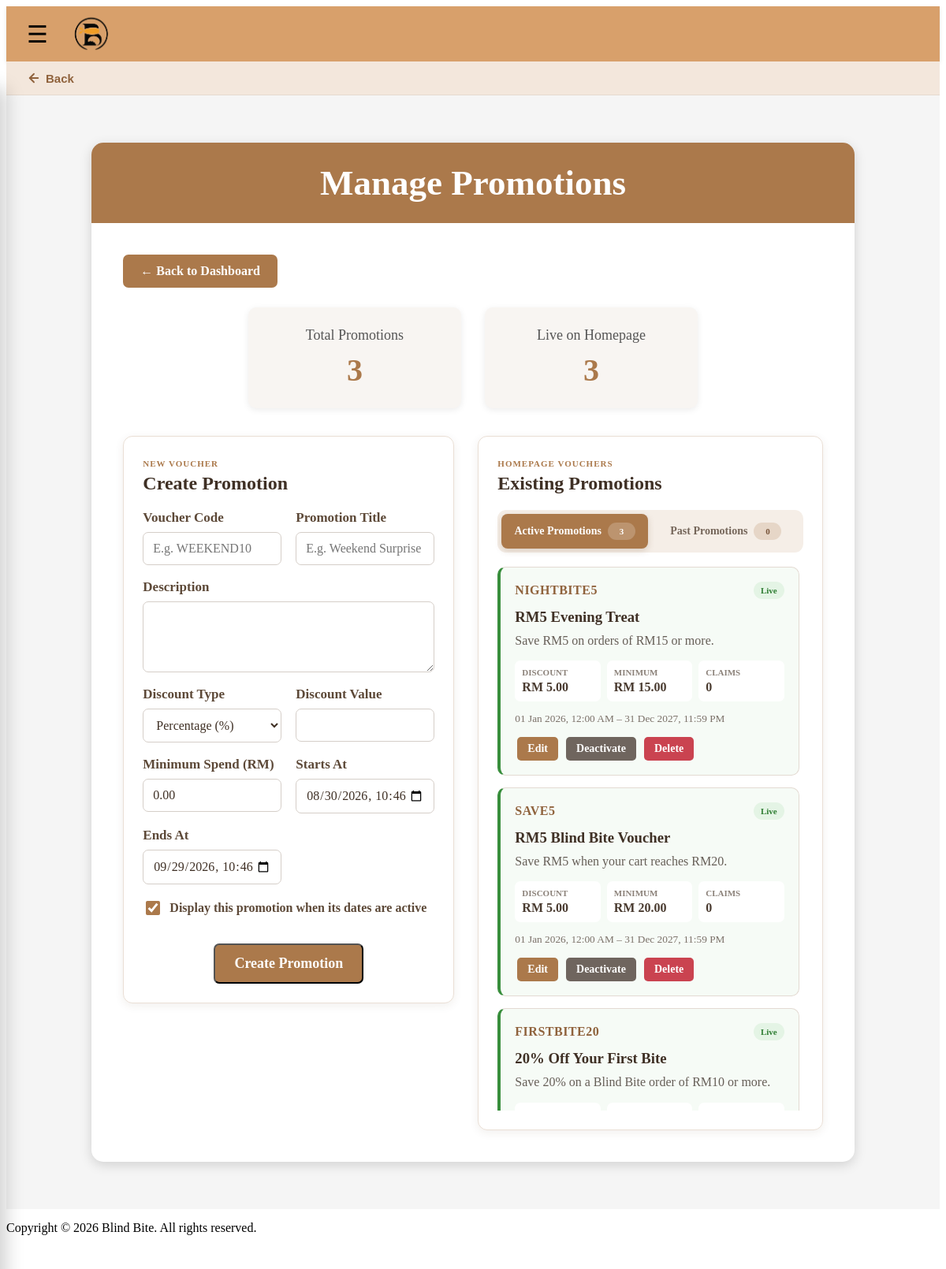
The app's page /admin/promotions.php (signed in) with its own data.
### tables this page shows
CREATE TABLE promotions (
    promotion_id INT AUTO_INCREMENT PRIMARY KEY,
    code VARCHAR(40) NOT NULL UNIQUE,
    title VARCHAR(120) NOT NULL,
    description VARCHAR(255) NOT NULL,
    discount_type ENUM('Percentage', 'Fixed') NOT NULL,
    discount_value DECIMAL(10,2) NOT NULL,
    minimum_spend DECIMAL(10,2) NOT NULL DEFAULT 0,
    starts_at DATETIME NOT NULL,
    ends_at DATETIME NOT NULL,
    is_active TINYINT(1) NOT NULL DEFAULT 1,
    created_at TIMESTAMP DEFAULT CURRENT_TIMESTAMP
);

### admin/promotions.php (the view, shortened to what this page needs)
<?php
include '../config/db_connect.php';
$form = [
    'promotion_id' => 0,
    'code' => '',
    'title' => '',
    'description' => '',
    'discount_type' => 'Percentage',
    'discount_value' => '',
    'minimum_spend' => '0.00',
    'starts_at' => date('Y-m-d\TH:i'),
    'ends_at' => date('Y-m-d\TH:i', strtotime('+30 days')),
    'is_active' => 1,
];
$promotionResult = $conn->query(
    'SELECT promotions.*, COUNT(user_vouchers.user_voucher_id) AS claim_count
     FROM promotions
     LEFT JOIN user_vouchers ON user_vouchers.promotion_id = promotions.promotion_id
     GROUP BY promotions.promotion_id
     ORDER BY promotions.created_at DESC, promotions.promotion_id DESC'
);
$activePromotionRows = [];
$pastPromotionRows = [];
$livePromotionCount = 0;
$now = time();
while ($promotionResult && $promotion = $promotionResult->fetch_assoc()) {
    $startsTimestamp = strtotime($promotion['starts_at']);
    $endsTimestamp = strtotime($promotion['ends_at']);
    $isEnabled = (int) $promotion['is_active'] === 1;
    $isLive = $isEnabled && $now >= $startsTimestamp && $now <= $endsTimestamp;
    $isCurrent = $isEnabled && $now <= $endsTimestamp;
    if ($isLive) {
        $promotion['display_status'] = 'Live';
        $livePromotionCount++;
    } elseif ($isCurrent && $now < $startsTimestamp) {
        $promotion['display_status'] = 'Scheduled';
    } elseif (!$isEnabled) {
        $promotion['display_status'] = 'Inactive';
    } else {
        $promotion['display_status'] = 'Ended';
    }
    $promotion['is_live'] = $isLive;
    if ($isCurrent) {
        $activePromotionRows[] = $promotion;
    } else {
        $pastPromotionRows[] = $promotion;
    }
}
$totalPromotions = count($activePromotionRows) + count($pastPromotionRows);
$activePromotions = $livePromotionCount;
$promotionGroups = [
    'active' => $activePromotionRows,
    'past' => $pastPromotionRows,
];
include '../includes/header.php';
include '../includes/adminNavigation.php';
?>
<link rel="stylesheet" href="<?php echo BASE_URL; ?>/css/admin.css?v=<?php echo filemtime(__DIR__ . '/../css/admin.css'); ?>">
<section class="admin-page promotion-admin-page">
    <div class="admin-card">
        <div class="admin-header">
            <h1>Manage Promotions</h1>
        </div>
        <div class="admin-body">
            <div class="restaurant-page-actions promotion-page-actions">
                <a href="dashboard.php" class="admin-action-btn add-btn">← Back to Dashboard</a>
            </div>
            <div class="admin-stats promotion-summary">
                <div class="stat-card">
                    <span class="stat-label">Total Promotions</span>
                    <span class="stat-number"><?php echo $totalPromotions; ?></span>
                </div>
                <div class="stat-card">
                    <span class="stat-label">Live on Homepage</span>
                    <span class="stat-number"><?php echo $activePromotions; ?></span>
                </div>
            </div>
            <div class="promotion-admin-layout">
                <section class="promotion-editor" aria-labelledby="promotionFormTitle">
                    <div class="promotion-section-heading">
                        <span><?php echo $form['promotion_id'] ? 'Update voucher' : 'New voucher'; ?></span>
                        <h2 id="promotionFormTitle">
                            <?php echo $form['promotion_id'] ? 'Edit Promotion' : 'Create Promotion'; ?>
                        </h2>
                    </div>
                    <form method="POST" action="promotions.php" class="promotion-form">
                        <div class="form-group">
                            <label for="code">Voucher Code</label>
                            <input id="code" name="code" type="text" maxlength="40" pattern="[A-Za-z0-9_-]{3,40}" value="<?php echo htmlspecialchars($form['code']); ?>" placeholder="E.g. WEEKEND10" required>
                        </div>
                        <div class="form-group">
                            <label for="title">Promotion Title</label>
                            <input id="title" name="title" type="text" minlength="3" maxlength="120" value="<?php echo htmlspecialchars($form['title']); ?>" placeholder="E.g. Weekend Surprise" required>
                        </div>
                        <div class="form-group form-full">
                            <label for="description">Description</label>
                            <textarea id="description" name="description" minlength="5" maxlength="255" required><?php echo htmlspecialchars($form['description']); ?></textarea>
                        </div>
                        <div class="form-group">
                            <label for="discount_type">Discount Type</label>
                            <select id="discount_type" name="discount_type" required>
                                <option value="Percentage" <?php echo $form['discount_type'] === 'Percentage' ? 'selected' : ''; ?>>Percentage (%)</option>
                            </select>
                        </div>
                        <div class="form-group">
                            <label for="discount_value">Discount Value</label>
                            <input id="discount_value" name="discount_value" type="number" min="0.01" max="99999999.99" step="0.01" value="<?php echo htmlspecialchars((string) $form['discount_value']); ?>" required>
                        </div>
                        <div class="form-group">
                            <label for="minimum_spend">Minimum Spend (RM)</label>
                            <input id="minimum_spend" name="minimum_spend" type="number" min="0" max="99999999.99" step="0.01" value="<?php echo htmlspecialchars((string) $form['minimum_spend']); ?>" required>
                        </div>
                        <div class="form-group">
                            <label for="starts_at">Starts At</label>
                            <input id="starts_at" name="starts_at" type="datetime-local" value="<?php echo htmlspecialchars($form['starts_at']); ?>" required>
                        </div>
                        <div class="form-group">
                            <label for="ends_at">Ends At</label>
                            <input id="ends_at" name="ends_at" type="datetime-local" value="<?php echo htmlspecialchars($form['ends_at']); ?>" required>
                        </div>
                        <label class="promotion-active-check">
                            <input type="checkbox" name="is_active" value="1" <?php echo $form['is_active'] ? 'checked' : ''; ?>>
                            Display this promotion when its dates are active
                        </label>
                        <div class="restaurant-form-actions form-full">
                            <button type="submit" class="admin-action-btn add-btn">
                                <?php echo $form['promotion_id'] ? 'Save Changes' : 'Create Promotion'; ?>
                            </button>
                        </div>
                    </form>
                </section>
                <section class="promotion-list-section" aria-labelledby="promotionListTitle">
                    <div class="promotion-section-heading">
                        <span>Homepage vouchers</span>
                        <h2 id="promotionListTitle">Existing Promotions</h2>
                    </div>
                    <div class="admin-promotion-tabs" role="tablist" aria-label="Promotion categories">
                        <button type="button" class="admin-promotion-tab is-active" id="activePromotionTab" role="tab" aria-selected="true" aria-controls="activePromotionPanel">
                            Active Promotions
                            <span><?php echo count($activePromotionRows); ?></span>
                        </button>
                        <button type="button" class="admin-promotion-tab" id="pastPromotionTab" role="tab" aria-selected="false" aria-controls="pastPromotionPanel">
                            Past Promotions
                            <span><?php echo count($pastPromotionRows); ?></span>
                        </button>
                    </div>
                    <div class="admin-promotion-panels">
                        <?php foreach ($promotionGroups as $groupName => $promotions) : ?>
                            <?php $isActiveGroup = $groupName === 'active'; ?>
                            <div
                                class="admin-promotion-panel"
                                id="<?php echo $isActiveGroup ? 'activePromotionPanel' : 'pastPromotionPanel'; ?>"
                                role="tabpanel"
                                aria-labelledby="<?php echo $isActiveGroup ? 'activePromotionTab' : 'pastPromotionTab'; ?>"
                                <?php echo $isActiveGroup ? '' : 'hidden'; ?>>
                                <div class="admin-promotion-list">
                                    <?php if (empty($promotions)) : ?>
                                        <div class="promotion-list-empty">
                                            <span aria-hidden="true"><?php echo $isActiveGroup ? '🎁' : '🕘'; ?></span>
                                            <p><?php echo $isActiveGroup ? 'No active promotions.' : 'No past promotions.'; ?></p>
                                        </div>
                                    <?php else : ?>
                                        <?php foreach ($promotions as $promotion) : ?>
                                            <article class="admin-promotion-item <?php echo $promotion['is_live'] ? 'is-live' : ''; ?>">
                                                <div class="admin-promotion-topline">
                                                    <strong><?php echo htmlspecialchars($promotion['code']); ?></strong>
                                                    <span><?php echo htmlspecialchars($promotion['display_status']); ?></span>
                                                </div>
                                                <h3><?php echo htmlspecialchars($promotion['title']); ?></h3>
                                                <p><?php echo htmlspecialchars($promotion['description']); ?></p>
                                                <dl class="promotion-details">
                                                    <div><dt>Discount</dt><dd><?php echo $promotion['discount_type'] === 'Percentage' ? number_format((float) $promotion['discount_value'], 0) . '%' : 'RM ' . number_format((float) $promotion['discount_value'], 2); ?></dd></div>
                                                    <div><dt>Minimum</dt><dd>RM <?php echo number_format((float) $promotion['minimum_spend'], 2); ?></dd></div>
                                                    <div><dt>Claims</dt><dd><?php echo (int) $promotion['claim_count']; ?></dd></div>
                                                </dl>
                                                <small><?php echo date('d M Y, g:i A', strtotime($promotion['starts_at'])); ?> – <?php echo date('d M Y, g:i A', strtotime($promotion['ends_at'])); ?></small>
                                                <div class="promotion-item-actions">
                                                    <a href="promotions.php?edit=<?php echo (int) $promotion['promotion_id']; ?>" class="edit-btn">Edit</a>
                                                    <form method="POST" action="promotions.php" class="delete-form">
                                                        <button type="submit" class="promotion-toggle-btn"><?php echo (int) $promotion['is_active'] === 1 ? 'Deactivate' : 'Activate'; ?></button>
                                                    </form>
                                                    <form method="POST" action="promotions.php" class="delete-form promotion-delete-form">
                                                        <button type="submit" class="delete-btn">Delete</button>
                                                    </form>
                                                </div>
                                            </article>
                                        <?php endforeach; ?>
                                    <?php endif; ?>
                                </div>
                            </div>
                        <?php endforeach; ?>
                    </div>
                </section>
            </div>
        </div>
    </div>
</section>
<?php
include '../includes/footer.php';
?>

### records on screen
promotions: discount_type "Percentage (%)", is_active "☑", code "FIRSTBITE20", display_status "Live", title "20% Off Your First Bite", description "Save 20% on a Blind Bite order of RM10 or more."
promotions: code "NIGHTBITE5", display_status "Live", title "RM5 Evening Treat", description "Save RM5 on orders of RM15 or more.", discount_value "5.00", minimum_spend "15.00", claim_count "0", starts_at "01 Jan 2026, 12:00 AM", ends_at "31 Dec 2027, 11:59 PM", is_active "Deactivate"
promotions: code "SAVE5", display_status "Live", title "RM5 Blind Bite Voucher", description "Save RM5 when your cart reaches RM20.", discount_value "5.00", minimum_spend "20.00", claim_count "0", starts_at "01 Jan 2026, 12:00 AM", ends_at "31 Dec 2027, 11:59 PM", is_active "Deactivate"

### other values on screen
$totalPromotions "3"
$activePromotions "3"
count($activePromotionRows) "3"
count($pastPromotionRows) "0"
